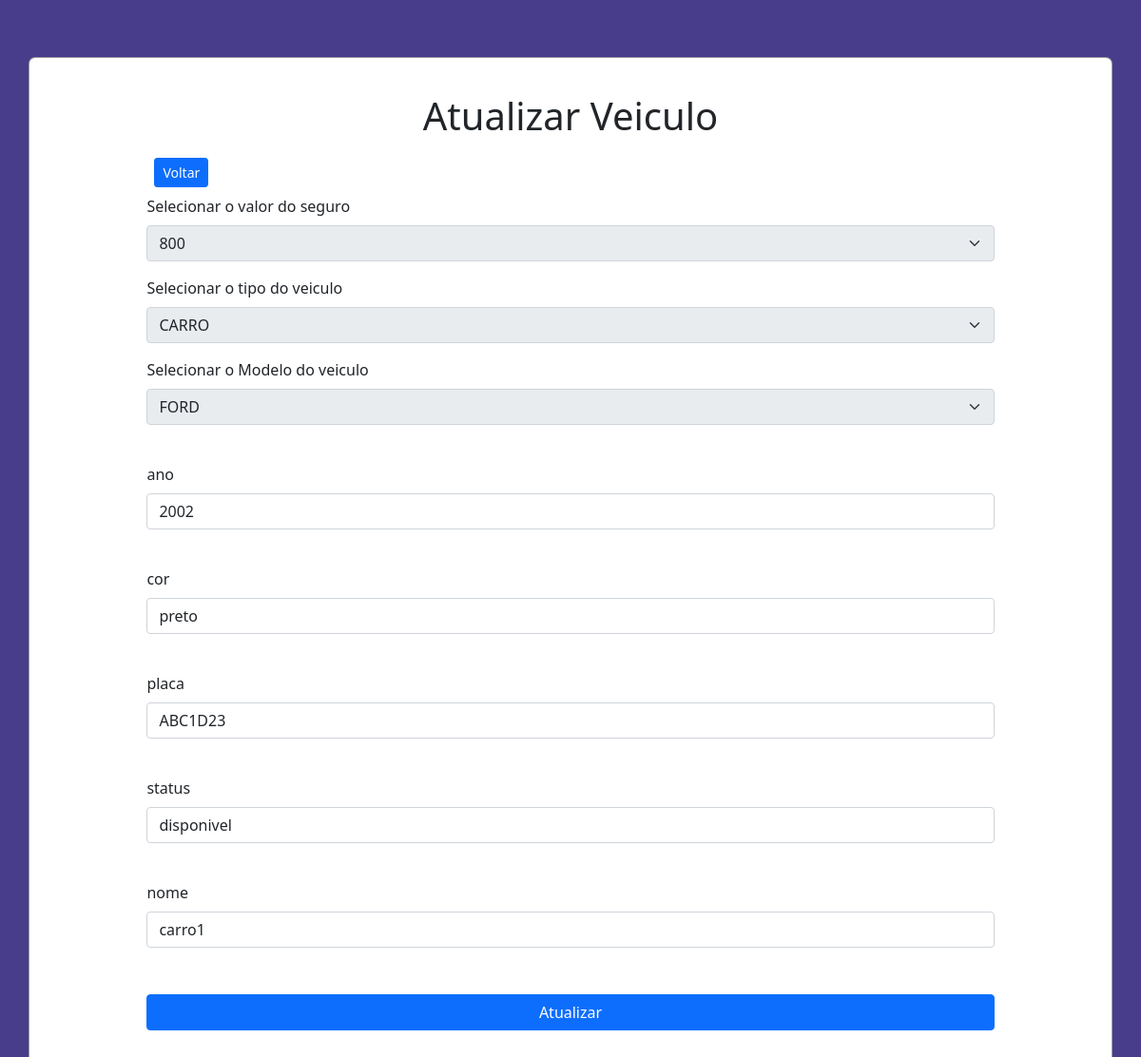
Screenshot of /src/views/editarveiculo.php?id=8 with the database file from the repository.
### tables this page shows
CREATE TABLE `veiculo` (
  `idveiculo` int(11) NOT NULL,
  `idtipoveiculo` int(11) NOT NULL,
  `idmodelo` int(11) NOT NULL,
  `idseguro` int(11) NOT NULL,
  `ano` varchar(200) NOT NULL,
  `cor` varchar(200) NOT NULL,
  `placa` varchar(200) NOT NULL,
  `status` varchar(200) NOT NULL,
  `nome` varchar(200) NOT NULL
);

### src/controller/veiculoController.php (called while the page is built, shortened)
<?php
require_once '../model/veiculo.php';
require_once '../model/Database.php';
class veiculoController extends veiculo
{
    protected $tabela = 'veiculo';
    public function findOne($idveiculo)
    {
        $query = "SELECT * FROM $this->tabela WHERE idveiculo = :id";
        $stm = Database::prepare($query);
        $stm->bindParam(':id', $idveiculo, PDO::PARAM_INT);
        $stm->execute();
        $veiculo = new veiculo(null, null, null, null, null, null, null, null,null,null);
        foreach ($stm->fetchAll() as $ven) {
            $veiculo->setidveiculo($ven->idveiculo);
            $veiculo->setidseguro($ven->idseguro);
            $veiculo->setidmodelo($ven->idmodelo);
            $veiculo->setidtipoveiculo($ven->idtipoveiculo);
            $veiculo->setano($ven->ano);
            $veiculo->setcor($ven->cor);
            $veiculo->setplaca($ven->placa);
            $veiculo->setstatus($ven->status);
            $veiculo->setnome($ven->nome);
        }
        return $veiculo;
    }
}

### src/model/veiculo.php (called while the page is built)
<?php
class  veiculo
{
    private $idveiculo;
    private $idseguro;
    private $idmodelo;
    private $idtipoveiculo;
    private $ano;
    private $cor;
    private $placa;
    private $status;
    private $nome;
    public function __construct($idveiculo, $idseguro,$idmodelo,$idtipoveiculo,$ano,$cor,$placa,$status,$nome)
    {
        $this->idveiculo = $idveiculo;
        $this->idseguro = $idseguro;
        $this->idmodelo = $idmodelo;
        $this->idtipoveiculo = $idtipoveiculo;
        $this->ano = $ano;
        $this->cor = $cor;
        $this->placa = $placa;
        $this->status = $status;
        $this->nome = $nome;
    }
    public function getidveiculo()
    {
        return $this->idveiculo;
    }
    public function getidseguro()
    {
        return $this->idseguro;
    }
    public function getidmodelo()
    {
        return $this->idmodelo;
    }
    public function getidtipoveiculo()
    {
        return $this->idtipoveiculo;
    }
    public function getano()
    {
        return $this->ano;
    }
    public function getcor()
    {
        return $this->cor;
    }
    public function getplaca()
    {
        return $this->placa;
    }
    public function getstatus()
    {
        return $this->status;
    }
    public function getnome()
    {
        return $this->nome;
    }
    public function setidveiculo($idveiculo)
    {
        $this->idveiculo = $idveiculo;
    }
    public function setidseguro($idseguro)
    {
        $this->idseguro = $idseguro;
    }
    public function setidmodelo($idmodelo)
    {
        $this->idmodelo = $idmodelo;
    }
    public function setidtipoveiculo($idtipoveiculo)
    {
        $this->idtipoveiculo = $idtipoveiculo;
    }
    public function setano($ano)
    {
        $this->ano = $ano;
    }
    public function setcor($cor)
    {
        $this->cor = $cor;
    }
    public function setplaca($placa)
    {
        $this->placa = $placa;
    }
    public function setstatus($status)
    {
        $this->status = $status;
    }
    public function setnome($nome)
    {
        $this->nome = $nome;
    }
}

### src/model/Database.php (called while the page is built, shortened)
<?php
class Database
{
    private static $instance;
    public static function getInstance()
    {
        if (!isset(self::$instance)) {
            try {
                self::$instance = new PDO('mysql:host=' . HOST . '; dbname=' . BASE, USER, PASS);
                self::$instance->setAttribute(PDO::ATTR_ERRMODE, PDO::ERRMODE_EXCEPTION);
                self::$instance->setAttribute(PDO::ATTR_DEFAULT_FETCH_MODE, PDO::FETCH_OBJ);
            } catch (PDOException $error) {
                echo $error->getMessage();
            }
        }
        return self::$instance;
    }
    public static function prepare($sql)
    {
        return self::getInstance()->prepare($sql);
    }
}

### src/controller/seguroController.php (called while the page is built, shortened)
<?php
require_once '../model/seguro.php';
require_once '../model/Database.php';
class seguroController extends seguro
{
    protected $tabela = 'seguro';
    public function findAll()
    {
        $query = "SELECT * FROM $this->tabela";
        $stm = Database::prepare($query);
        $stm->execute();
        $seguros = array();
        foreach ($stm->fetchAll() as $seguro) {
            $seguros[] = new seguro($seguro->idseguro, $seguro->valor, $seguro->datafinal, $seguro->datainicio);
        }
        return $seguros;
    }
}

### src/model/seguro.php (called while the page is built, shortened)
<?php
class seguro
{
    private $idseguro;
    private $valor;
    public function __construct($idseguro, $valor, $datafinal,$datainicio)
    {
        $this->idseguro = $idseguro;
        $this->valor = $valor;
    }
    public function getidseguro() {
        return $this->idseguro;
    }
    public function getvalor() {
        return $this->valor;
    }
}

### src/controller/tipoveiculoController.php (called while the page is built, shortened)
<?php
require_once '../model/tipoveiculo.php';
require_once '../model/Database.php';
class tipoveiculoController extends tipoveiculo
{
    protected $tabela = 'tipoveiculo';
    public function findAll()
    {
        $query = "SELECT * FROM $this->tabela";
        $stm = Database::prepare($query);
        $stm->execute();
        $tipoveiculos = array();
        foreach ($stm->fetchAll() as $tipoveiculo) {
            $tipoveiculos[] = new tipoveiculo($tipoveiculo->idtipoveiculo, $tipoveiculo->descricao);
        }
        return $tipoveiculos;
    }
}

### src/model/tipoveiculo.php (called while the page is built, shortened)
<?php
class tipoveiculo
{
    private $idtipoveiculo;
    private $descricao;
    public function __construct($idtipoveiculo, $descricao)
    {
        $this->idtipoveiculo = $idtipoveiculo;
        $this->descricao = $descricao;
    }
    public function getidtipoveiculo()
    {
        return $this->idtipoveiculo;
    }
    public function getdescricao()
    {
        return $this->descricao;
    }
}

### src/controller/modeloController.php (called while the page is built, shortened)
<?php
require_once '../model/modelo.php';
require_once '../model/Database.php';
class modeloController extends modelo
{
    protected $tabela = 'modelo';
    public function findAll()
    {
        $query = "SELECT * FROM $this->tabela";
        $stm = Database::prepare($query);
        $stm->execute();
        $modelos = array();
        foreach ($stm->fetchAll() as $modelo) {
            $modelos[] = new modelo($modelo->idmodelo, $modelo->descricao);
        }
        return $modelos;
    }
}

### src/model/modelo.php (called while the page is built, shortened)
<?php
class modelo
{
    private $idmodelo;
    private $descricao;
    public function __construct($idmodelo, $descricao)
    {
        $this->idmodelo = $idmodelo;
        $this->descricao = $descricao;
    }
    public function getidmodelo()
    {
        return $this->idmodelo;
    }
    public function getdescricao()
    {
        return $this->descricao;
    }
}

### src/views/editarveiculo.php (the view, shortened to what this page needs)
<?php
require_once '../controller/seguroController.php';
require_once '../controller/modeloController.php';
require_once '../controller/tipoveiculoController.php';
require '../controller/veiculoController.php';
$idveiculo = $_GET['id'];
$veiculo = new veiculoController();
$seguros = new seguroController();
$modelos = new modeloController();
$tipoveiculos = new tipoveiculoController();
$veiculo->setidveiculo($idveiculo);
$veiculo->setidmodelo($veiculo->findOne($idveiculo)->getidmodelo());
$veiculo->setidtipoveiculo($veiculo->findOne($idveiculo)->getidtipoveiculo());
$veiculo->setidseguro($veiculo->findOne($idveiculo)->getidseguro());
$veiculo->setano($veiculo->findOne($idveiculo)->getano());
$veiculo->setcor($veiculo->findOne($idveiculo)->getcor());
$veiculo->setplaca($veiculo->findOne($idveiculo)->getplaca());
$veiculo->setstatus($veiculo->findOne($idveiculo)->getstatus());
$veiculo->setnome($veiculo->findOne($idveiculo)->getnome());
?>
<!DOCTYPE html>
<html lang="pt_br">
<head>
    <link href="https://cdn.jsdelivr.net/npm/bootstrap@5.0.1/dist/css/bootstrap.min.css" rel="stylesheet">
    <link rel="stylesheet" href="../../public/styles/main.css">
</head>
<body>
    <div class="container">
        <h1 class="p-1 title">Atualizar Veiculo</h1>
        <div class="menu p-2">
            <a href="../../index.php" class="btn btn-sm btn-primary">Voltar</a><br>
        </div>
        <form class='form' action="./editarveiculo.php?id=<?= $veiculo->getidveiculo() ?>" method="POST">
             <div class="mb-3">
                <label for="idseguro" class="form-label">Selecionar o valor do seguro</label>
                <select name="idseguro" class="form-select" id="idseguro" disabled required>
                    <?php
                    foreach ($seguros->findAll() as $seguro) {
                        if ($seguro->getidseguro() == $veiculo->getidseguro()) { ?>
                            <option selected value="<?= $seguro->getidseguro() ?>"><?= $seguro->getvalor() ?></option> <?php
                                                                                                                 } else { ?>
                            <option value="<?= $seguro->getidseguro() ?>"><?= $seguro->getvalor() ?></option> <?php
                                                                                                                        }
                                                                                                                    }
                                                                                                                ?>
                </select>
            </div>
             <div class="mb-3">
                <label for="idtipoveiuclo" class="form-label">Selecionar o tipo do veiculo</label>
                <select name="idtipoveiuclo" class="form-select" id="idtipoveiuclo" disabled required>
                    <?php
                    foreach ($tipoveiculos->findAll() as $tipoveiculo) {
                        if ($tipoveiculo->getidtipoveiculo() == $veiculo->getidtipoveiculo()) { ?>
                            <option selected value="<?= $tipoveiculo->getidtipoveiculo() ?>"><?= $tipoveiculo->getdescricao() ?></option> <?php
                                                                                                                 } else { ?>
                            <option value="<?= $tipoveiculo->getidtipoveiculo() ?>"><?= $tipoveiculo->getdescricao() ?></option> <?php
                                                                                                                        }
                                                                                                                    }
                                                                                                                ?>
                </select>
            </div>
             <div class="mb-3">
                <label for="idmodelo" class="form-label">Selecionar o Modelo do veiculo</label>
                <select name="idmodelo" class="form-select" id="idmodelo" disabled required>
                    <?php
                    foreach ($modelos->findAll() as $modelo) {
                        if ($modelo->getidmodelo() == $veiculo->getidmodelo()) { ?>
                            <option selected value="<?= $modelo->getidmodelo() ?>"><?= $modelo->getdescricao() ?></option> <?php
                                                                                                                 } else { ?>
                            <option value="<?= $modelo->getidmodelo() ?>"><?= $modelo->getdescricao() ?></option> <?php
                                                                                                                        }
                                                                                                                    }
                                                                                                                ?>
                </select>
            </div>
            <div class="mb-3"><br>
                <label for="ano" class="form-label">ano</label>
                <input type="number" max="2021" min="2000" step="any"  value="<?= $veiculo->getano() ?>" name="ano" class="form-control" id="ano" autocomplete="off" required>
            </div>
            <div class="mb-3"><br>
                <label for="cor" class="form-label">cor</label>
                <input type="text" pattern="[a-zA-Z\s]+$" title="somente letras, por favor" step="any"    value="<?= $veiculo->getcor() ?>" name="cor" class="form-control" id="cor" autocomplete="off" required>
            </div>
            <div class="mb-3"><br>
                <label for="placa" class="form-label">placa</label>
                <input type="text" step="any"   value="<?= $veiculo->getplaca() ?>" name="placa" class="form-control" id="placa" autocomplete="off" required>
            </div>
            <div class="mb-3"><br>
                <label for="status" class="form-label">status</label>
                <input type="text"pattern="[a-zA-Z\s]+$" title="somente letras, por favor" step="any"  value="<?= $veiculo->getstatus() ?>" name="status" class="form-control" id="status" autocomplete="off" required>
            </div>
            <div class="mb-3"><br>
                <label for="nome" class="form-label">nome</label>
                <input type="text" step="any"  value="<?= $veiculo->getnome() ?>" name="nome" class="form-control" id="nome" autocomplete="off" required>
            </div>
            <div class="button"><br>
                <button type="submit" class="btn btn-primary">Atualizar</button>
            </div>
        </form>
        <?php
        if (!$_POST) return;
        ?>

### public/styles/main.css (style rules this page uses)
html, body { background-color: #483D8B; }
.container { margin-top: 5%; margin-bottom: 5%; display: flex; flex-direction: column; justify-content: center; align-items: center; width: 100%; background-color: #fff; border-radius: 7px; border: 1px solid rgba(0, 0, 0, 0.384); }
.container .title { margin-top: 3%; }
.container .menu { width: 80% ; display: flex; align-items: center; justify-content: space-between; }
.container .form { width: 80%; margin-bottom: 7%; }
.container .form .btn { margin-top: 1%; width: 100%; }

### rows the page displays
veiculo: ano "2002", cor "preto", placa "ABC1D23", status "disponivel", nome "carro1"

### other values shown
form field idseguro "800"
form field idtipoveiuclo "CARRO"
form field idmodelo "FORD"
